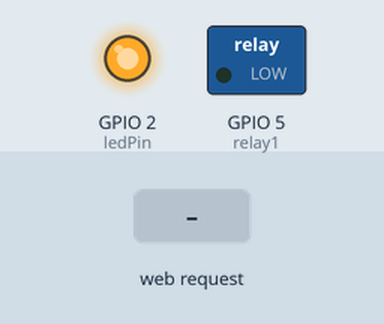
Recording of a sketch running on a simulated ESP8266 (NodeMCU). Parts: switched loads named in the sketch (green lamp = pin HIGH), output pins drawn as LEDs (lit = HIGH). Inputs (shaded band) come from the test bench. WiFi joins after 1.5 s; servers stay silent unless stated; what the sketch prints to the serial monitor is not drawn.

Above: at 2.7 s.
2.8 s: HTTP request GET /LED=ON received
At 4.5 s:
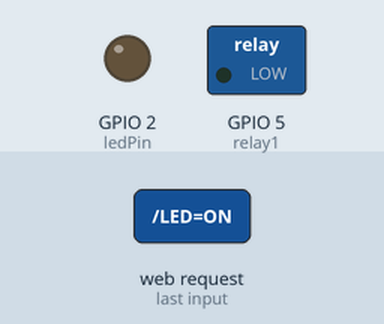
5.3 s: HTTP request GET /RL1=OFF received
At 7.5 s:
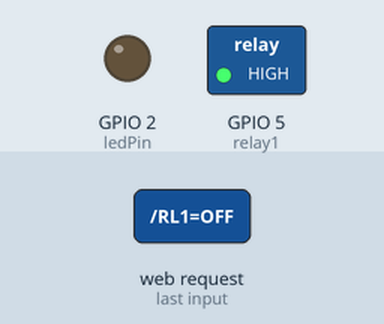
7.8 s: HTTP request GET /LED=OFF received
At 9.5 s:
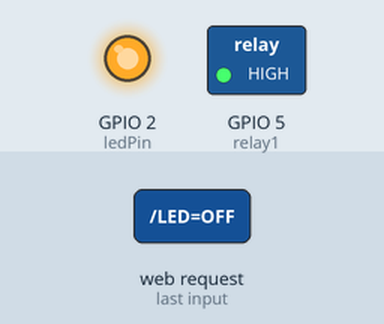
Timing chart, 0 to 11.0 s (numbered marks = the images above; inputs shaded):
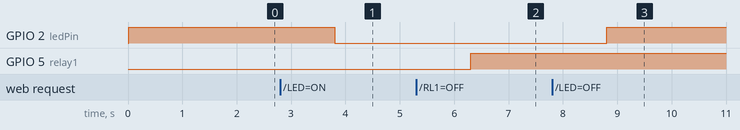

Measured:
- after the input at 2.8 s, GPIO 2 (ledPin): HIGH → LOW after 1.0 s
- after the input at 5.3 s, GPIO 5 (relay1): LOW → HIGH after 1.0 s
- after the input at 7.8 s, GPIO 2 (ledPin): LOW → HIGH after 1.0 s

The sketch:

REDELUIS.ino
```cpp
#include <ESP8266WiFi.h>
const char* ssid = "Your SSID Here"; //"brisa-2425476"; "TP-LINK_7880EC" "ALUNOS"
const char* password = "Your password here"; //"wgpdtnk1"; "58818848" "aluno.ifce"
int ledPin = 2; //
int relay1 = 5;
WiFiServer server(80);
void setup()
{
  Serial.begin(115200);
  delay(10);
  pinMode(ledPin, OUTPUT);
  pinMode(relay1, OUTPUT);
  digitalWrite(ledPin, HIGH);
  // Connect to WiFi network
  Serial.println();
  Serial.println();
  Serial.print("Connecting to ");
  Serial.println(ssid);

  WiFi.begin(ssid, password);

  while (WiFi.status() != WL_CONNECTED)
  {
    delay(500);
    Serial.print(".");
  }

 Serial.println("");
 Serial.println("WiFi connected");

// Start the server
 server.begin();
 Serial.println("Server started");

// Print the IP address
 Serial.print("Use this URL to connect: ");
 Serial.print("http://");
 Serial.print(WiFi.localIP());
 Serial.println("/");

}

void loop()
{
 // Check if a client has connected
 WiFiClient client = server.available();
 if (!client)
  {
    return;
  }

// Wait until the client sends some data
 Serial.println("new client");
 while(!client.available())
  {
    delay(1);
  }

// Read the first line of the request
 String request = client.readStringUntil('r');
 Serial.println(request);
 client.flush();

// Match the request
 //Lolin nodeMCU has inverted the LED.
 //Low level turns on the led
 //while High level turns it off

  int value = HIGH; //initially off *Nota: Usar no ELIPSE
  if (request.indexOf("/LED=OFF") != -1)
  {
    digitalWrite(ledPin, HIGH);
    value = HIGH;
  }
 if (request.indexOf("/LED=ON") != -1)
 {
    digitalWrite(ledPin, LOW);
    value = LOW;
 }
 //Criando a página para os relés
 int rv1 = HIGH; //Rele desativo no estado alto da porta
 if (request.indexOf("/RL1=OFF") != -1) //Relé Desligado
 {
    digitalWrite(relay1, HIGH);
    rv1 = HIGH;
 }
 if (request.indexOf("/RL1=ON") != -1)
 {
    digitalWrite(relay1, LOW);
    rv1 = LOW;
 }

// Set ledPin according to the request
 //digitalWrite(ledPin, value);

// Return the response
  client.println("HTTP/1.1 200 OK");
  client.println("Content-Type: text/html");
  client.println("");
  client.println("<!DOCTYPE HTML>");
  client.println("<html>");
  client.println("<meta charset = 'UTF-8'>/");
  client.println("<title>Controlador de Relés - Luís</title>");
  client.println("<h1 style=\"text-align: center;font-family: 'Times New Roman', Times, serif;\"\>Teste SDCD N2 - Controle de relés.<br> Testando o CLI do Arduino");
  client.println("<meta name=\"viewport\" content=\"width=device-width, initial-scale=1\">");
  client.println("<link rel=\"stylesheet\" href=\"https://www.w3schools.com/w3css/4/w3.css\">");
  client.println("<style>p.padding{padding-left: 0.4cm;}p{color: black;}cred{color: red}cgreen{color: green}</style>");

  client.print("<br><p class=\"padding\">Led On-Board está: ");
 //High=off
 //Low=on

  if(value == HIGH)
    {
      client.print("<cred>Desligado</cred>");
    }
  else
    {
      client.print("<cgreen>Ligado<cgreen></p>");
    }
  client.println("<div class=\"w3-container\">");
  client.println("<br>");
  client.println("<a href=\"/LED=ON\"\"><button class=\"w3-btn w3-ripple w3-green\">Ligar </button></a>");
  client.println("<a href=\"/LED=OFF\"\"><button class=\"w3-btn w3-ripple w3-red\">Desligar </button></a><br/>");

  client.println("<a href=\"/RL1=ON\"\"><button class=\"w3-btn w3-ripple w3-green\">Relé - Ligar </button></a>");
  client.println("<a href=\"/RL1=OFF\"><button class=\"w3-btn w3-ripple w3-red\">Relé - Desligar </button></a><br/>");

  client.println("</h1>");
  client.println("</div>");
  client.println("</html>");

  delay(1);
  Serial.println("Cliente desconectado");
  Serial.println("");
}
```
